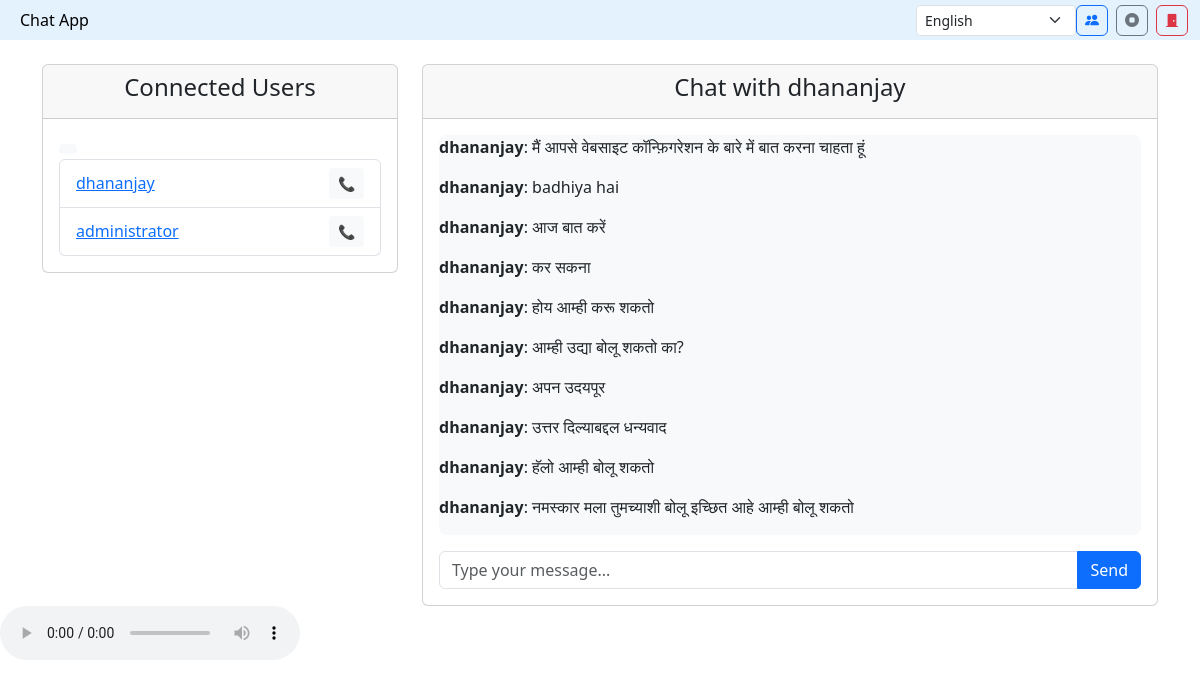
The page /chat/2/ (signed in) on the database its author committed.
### chat/models.py (models this page shows, shortened)
class Chat(models.Model):
    sender = models.ForeignKey(User, on_delete=models.CASCADE, related_name="sent_messages")
    receiver = models.ForeignKey(User, on_delete=models.CASCADE, related_name="received_messages")
    message = models.TextField()
    timestamp = models.DateTimeField(auto_now_add=True)

### chat/views.py (the view)
# urls.py: path("chat/<int:user_id>/", chat_view, name="chat"),
@login_required
def chat_view(request, user_id):
    receiver = User.objects.get(id=user_id)
    chat_history = (
        (
            Chat.objects.filter(sender=request.user, receiver=receiver)
            | Chat.objects.filter(sender=receiver, receiver=request.user)
        )
        .order_by("timestamp")
        .reverse()
    )
    if request.method == "POST":
        message = request.POST.get("message")
        if message:
            Chat.objects.create(sender=request.user, receiver=receiver, message=message)
            return redirect("chat", user_id=user_id)
    users = User.objects.exclude(id=request.user.id)
    return render(
        request,
        "chat.html",
        {"receiver": receiver, "chat_history": chat_history, "users": users},
    )

### chat/templates/chat.html (shortened to what this page needs)
<!DOCTYPE html>
<html lang="en">
{% load static %}
<head>
  <link rel="stylesheet" href="https://cdn.jsdelivr.net/npm/bootstrap@5.3.0/dist/css/bootstrap.min.css">
  <link rel="stylesheet" href="https://cdn.jsdelivr.net/npm/bootstrap-icons@1.13.1/font/bootstrap-icons.min.css">
</head>
<body>
  <nav class="navbar navbar-light" style="background-color: #e3f2fd;">
    <div class="container-fluid">
      <a class="navbar-brand" href="#">Chat App</a>
      <div class="d-flex">
        <select id="languageSelect" class="form-select form-select-sm" style="width: 160px;"
          onchange="changeLanguage(this.value)">
          <option value="en">English</option>
        </select>
        <button id="startMeetingBtn" class="btn btn-outline-primary me-2" title="Start meeting"><i
            class="bi bi-people-fill"></i></button>
        <button id="stopCall" class="btn btn-outline-secondary me-2" title="Stop call"><i
            class="bi bi-stop-circle-fill"></i></button>
        <a href="{% url 'login' %}" class="btn btn-outline-danger" title="Logout"><i
            class="bi bi-door-closed-fill"></i></a>
      </div>
    </div>
  </nav>
  <div class="container mt-4">
    <div class="row">
      <div class="col-md-4">
        <div class="card">
          <div class="card-header text-center">
            <h4>Connected Users</h4>
          </div>
          <div class="card-body">
            <button onclick="console.log('📞 inline click fired')" class="btn btn-sm btn-light"> </button>
            <ul class="list-group">
              {% for user in users %}
              <li class="list-group-item user-card d-flex justify-content-between align-items-center"
                data-userid="{{ user.id }}">
                <div class="user-info">
                  <a href="{% url 'chat' user.id %}" class="user-link">{{ user.username }}</a>
                </div>
                <div class="call-button-wrapper">
                  <button class="btn btn-sm btn-light" onclick="selectAndStartCall(this)">📞</button>
                </div>
              </li>
              {% empty %}
              <li class="list-group-item text-muted text-center">No users available.</li>
              {% endfor %}
            </ul>
          </div>
        </div>
      </div>
      <div class="col-md-8">
        <div class="card">
          <div class="card-header text-center">
            <h4>Chat with {{ receiver.username }}</h4>
          </div>
          <div class="card-body">
            <div class="chat-box" id="chatbox">
              {% for chat in chat_history %}
              <p><strong>{{ chat.sender.username }}</strong>: {{ chat.message }}</p>
              {% endfor %}
            </div>
            <form id="chatForm" method="POST" class="mt-3">
              <div class="input-group">
                <input type="text" id="messageInput" name="message" class="form-control"
                  placeholder="Type your message...">
                <button type="button" id="sendMessage" class="btn btn-primary">Send</button>
              </div>
            </form>
          </div>
        </div>
      </div>
    </div>
  </div>
  <audio id="translatedAudio" controls></audio>
</body>
</html>

### chat/templates/chat.html (style rules this page uses)
.navbar { padding-top: 0.25rem; padding-bottom: 0.25rem; min-height: 40px; }
.navbar-brand { font-size: 1rem; padding: 0.25rem 0.5rem; }
.navbar .form-select, .navbar .btn { font-size: 0.875rem; padding: 0.25rem 0.5rem; height: auto; }
.chat-box { height: 400px; overflow-y: auto; border-radius: 8px; background-color: #f8f9fa; }
.user-card button { position: relative; z-index: 10; }
.user-card { position: relative; }
.call-button-wrapper { z-index: 10; position: relative; }
.user-link { display: inline-block; margin-right: 10px; z-index: 1; }

### rows shown on the page
Chat: sender.username "dhananjay", message "मैं आपसे वेबसाइट कॉन्फ़िगरेशन के बारे में बात करना चाहता हूं"
Chat: sender.username "dhananjay", message "badhiya hai"
Chat: sender.username "dhananjay", message "आज बात करें"
Chat: sender.username "dhananjay", message "कर सकना"
Chat: sender.username "dhananjay", message "होय आम्ही करू शकतो"
Chat: sender.username "dhananjay", message "आम्ही उद्या बोलू शकतो का?"
Chat: sender.username "dhananjay", message "अपन उदयपूर"
Chat: sender.username "dhananjay", message "उत्तर दिल्याबद्दल धन्यवाद"
Chat: sender.username "dhananjay", message "हॅलो आम्ही बोलू शकतो"
Chat: sender.username "dhananjay", message "नमस्कार मला तुमच्याशी बोलू इच्छित आहे आम्ही बोलू शकतो"

### other values the page prints
{{ user.username }} "dhananjay"
{{ user.username }} "administrator"
{{ receiver.username }} "dhananjay"
